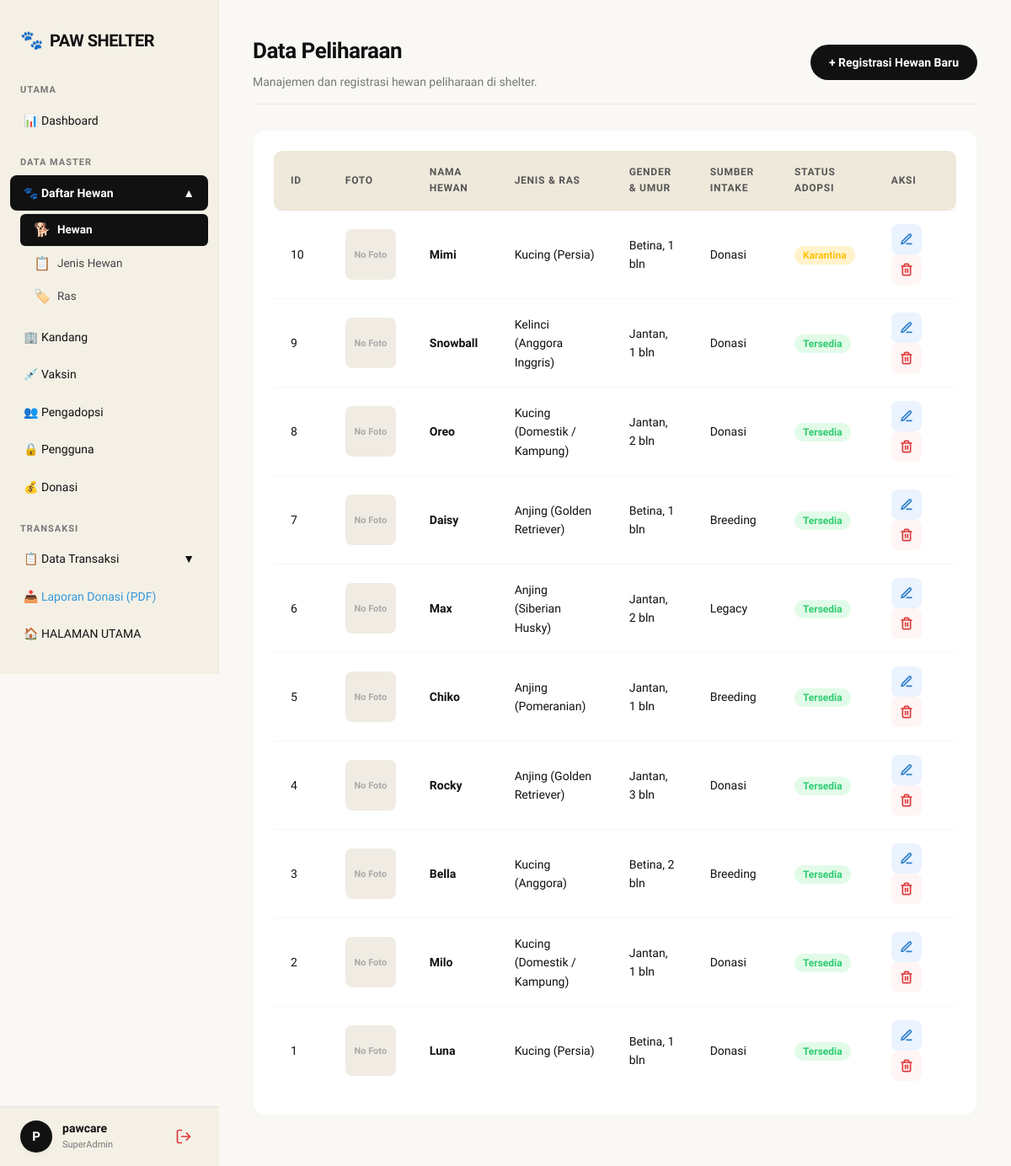
The page /index.php?page=hewan (signed in) on the database its author committed.
### tables this page shows
CREATE TABLE IF NOT EXISTS hewan (
    id_hewan INT AUTO_INCREMENT PRIMARY KEY,
    id_ras INT NOT NULL,
    id_jenis INT NOT NULL,
    nama_hewan VARCHAR(100) NOT NULL,
    estimasi_umur INT NOT NULL, 
    jenis_kelamin ENUM('Jantan','Betina') NOT NULL,
    tanggal_lahir DATE NULL, 
    status_adopsi ENUM('Karantina','Tersedia','Dalam Proses','Diadopsi','Meninggal') DEFAULT 'Tersedia',
    sumber_intake ENUM('Breeding','Donasi','Legacy') NOT NULL,
    nama_donatur VARCHAR(100) NULL,
    kontak_donatur VARCHAR(20) NULL,
    tanggal_intake DATE NOT NULL,
    keterangan_intake TEXT NULL,
    url_foto_hewan VARCHAR(255) NULL,
    deskripsi TEXT NULL,
    FOREIGN KEY (id_ras) REFERENCES ras(id_ras) ON DELETE CASCADE,
    FOREIGN KEY (id_jenis) REFERENCES jenis_hewan(id_jenis) ON DELETE CASCADE
);

CREATE TABLE IF NOT EXISTS jenis_hewan (
    id_jenis INT AUTO_INCREMENT PRIMARY KEY,
    nama_jenis VARCHAR(50) NOT NULL
);

CREATE TABLE IF NOT EXISTS ras (
    id_ras INT AUTO_INCREMENT PRIMARY KEY,
    id_jenis INT NOT NULL,
    nama_ras VARCHAR(100) NOT NULL,
    FOREIGN KEY (id_jenis) REFERENCES jenis_hewan(id_jenis) ON DELETE CASCADE
);

### app/controllers/HewanController.php (called while the page is built, shortened)
<?php
require_once __DIR__ . '/../models/HewanModel.php';
class HewanController {
    private $model;
    public function __construct() {
        $this->model = new HewanModel();
    }
    public function index() {
        $data = $this->model->getAll();
        include __DIR__ . '/../../views/Master_Data/hewan/index.php';
    }
}
?>

### app/models/HewanModel.php (called while the page is built, shortened)
<?php
require_once __DIR__ . '/../../config/connect.php';
class HewanModel {
    private $pdo;
    public function __construct() {
        global $pdo;
        $this->pdo = $pdo;
    }
    public function getAll() {
        $sql = "SELECT h.*, j.nama_jenis, r.nama_ras
                FROM hewan h
                JOIN jenis_hewan j ON h.id_jenis = j.id_jenis
                JOIN ras r ON h.id_ras = r.id_ras
                ORDER BY h.id_hewan DESC";
        return $this->pdo->query($sql)->fetchAll();
    }
}
?>

### views/Master_Data/hewan/index.php (the view, shortened to what this page needs)
<?php include __DIR__ . '/../../layouts/header.php'; ?>
<?php include __DIR__ . '/../../layouts/sidebar_admin.php'; ?>
<div class="main-wrapper">
    <header class="admin-header">
        <div>
            <h2>Data Peliharaan</h2>
            <p>Manajemen dan registrasi hewan peliharaan di shelter.</p>
        </div>
        <a href="index.php?page=hewan_create" class="btn btn-primary">+ Registrasi Hewan Baru</a>
    </header>
    <div class="card">
        <table class="crud-table">
            <thead>
                <tr>
                    <th width="8%">ID</th>
                    <th>Foto</th>
                    <th>Nama Hewan</th>
                    <th>Jenis & Ras</th>
                    <th>Gender & Umur</th>
                    <th>Sumber Intake</th>
                    <th>Status Adopsi</th>
                    <th width="12%">Aksi</th>
                </tr>
            </thead>
            <tbody>
                <?php foreach($data as $row): ?>
                <tr>
                    <td><?= htmlspecialchars($row['id_hewan']) ?></td>
                    <td>
                        <?php if(!empty($row['url_foto_hewan'])): ?>
                            <img src="assets/img/hewan/<?= htmlspecialchars($row['url_foto_hewan']) ?>" style="width:60px; height:60px; object-fit:cover; border-radius:8px;">
                        <?php else: ?>
                            <div style="width:60px; height:60px; background:#f0ece3; border-radius:8px; display:flex; align-items:center; justify-content:center; font-size:11px; color:#aaa; font-weight:600;">No Foto</div>
                        <?php endif; ?>
                    </td>
                    <td><strong><?= htmlspecialchars($row['nama_hewan']) ?></strong></td>
                    <td><?= htmlspecialchars($row['nama_jenis']) ?> (<?= htmlspecialchars($row['nama_ras']) ?>)</td>
                    <td><?= htmlspecialchars($row['jenis_kelamin']) ?>, <?= htmlspecialchars($row['estimasi_umur']) ?> bln</td>
                    <td><?= htmlspecialchars($row['sumber_intake']) ?></td>
                    <td>
                        <span style="padding:4px 10px; border-radius:12px; font-size:12px; font-weight:bold;
                            background-color: <?=
                                $row['status_adopsi'] == 'Tersedia' ? '#e2fbe8; color:#2ecc71;' :
                                ($row['status_adopsi'] == 'Karantina' ? '#fff3cd; color:#ffc107;' :
                                ($row['status_adopsi'] == 'Dalam Proses' ? '#e1f5fe; color:#3498db;' :
                                ($row['status_adopsi'] == 'Diadopsi' ? '#e8eaf6; color:#5c6bc0;' : '#fce4e4; color:#e74c3c;'))) ?>">
                            <?= $row['status_adopsi'] ?>
                        </span>
                    </td>
                    <td>
                        <a href="index.php?page=hewan_edit&id=<?= $row['id_hewan'] ?>" class="btn btn-sm btn-warning" title="Edit">
                            <svg xmlns="http://www.w3.org/2000/svg" width="16" height="16" viewBox="0 0 24 24" fill="none" stroke="currentColor" stroke-width="2.5" stroke-linecap="round" stroke-linejoin="round"><path d="M12 20h9"></path><path d="M16.5 3.5a2.121 2.121 0 0 1 3 3L7 19l-4 1 1-4L16.5 3.5z"></path></svg>
                        </a>
                        <a href="index.php?page=hewan_delete&id=<?= $row['id_hewan'] ?>" class="btn btn-sm btn-danger" onclick="return confirm('Hapus hewan beserta fotonya?');" title="Hapus">
                        </a>
                    </td>
                </tr>
                <?php endforeach; ?>
            </tbody>
        </table>
    </div>
</div>
<?php include __DIR__ . '/../../layouts/footer.php'; ?>

### index.php (shortened to what this page needs)
<?php
$page = isset($_GET['page']) ? $_GET['page'] : 'home';
switch ($page) {
    default:
        $action = 'index';
        $entity = $page;
        $valid_entities = [
            'hewan', 'jenis', 'ras', 'kandang', 'vaksin', 'pengguna', 'pengadopsi', 'donasi',
            'riwayat_kesehatan', 'penempatan_kandang', 'jadwal_kunjungan', 'transaksi_adopsi',
            'intake_hewan'
        ];
        if (in_array($entity, $valid_entities)) {
            $ctrlName = str_replace(' ', '', ucwords(str_replace('_', ' ', $entity))) . 'Controller';
            $ctrlFile = __DIR__ . '/app/controllers/' . $ctrlName . '.php';
            if (file_exists($ctrlFile)) {
                $controller = new $ctrlName();
                $id = isset($_GET['id']) ? intval($_GET['id']) : 0;
                if ($action === 'index') $controller->index();
                elseif ($action === 'create') $controller->create();
                elseif ($action === 'edit') $controller->edit($id);
                elseif ($action === 'delete') $controller->delete($id);
                elseif ($action === 'confirm') $controller->confirm($id);
                elseif ($action === 'reject') $controller->reject($id);
                elseif ($action === 'activate') $controller->activate($id);
                elseif ($action === 'intake') $controller->intake();
                break;
            }
        }
        break;
}
?>

### views/layouts/header.php (shortened to what this page needs)
<!DOCTYPE html>
<html lang="id">
<head>
    <link rel="stylesheet" href="assets/css/style.css?v=<?= time() ?>">
</head>
<body>

### views/layouts/sidebar_admin.php (shortened to what this page needs)
<aside class="sidebar">
    <div class="sidebar-title">
        <span class="paw-icon">🐾</span> PAW SHELTER
    </div>
    <div class="sidebar-section-title">Utama</div>
    <ul class="sidebar-links">
        <li>
            <a href="index.php?page=dashboard_superadmin" class="<?php if (!isset($_GET['page']) || $_GET['page'] == 'dashboard_superadmin') echo 'active'; ?>">
                📊 Dashboard
            </a>
        </li>
    </ul>
    <div class="sidebar-section-title">Data Master</div>
    <ul class="sidebar-links">
        <li>
            <div class="dropdown-toggle <?php if (isset($_GET['page']) && in_array($_GET['page'], ['hewan', 'jenis', 'ras'])) echo 'active'; ?>" onclick="toggleDropdown()">
                <span>🐾 Daftar Hewan</span>
                <span id="caret-icon"><?php echo (isset($_GET['page']) && in_array($_GET['page'], ['hewan', 'jenis', 'ras'])) ? '▲' : '▼'; ?></span>
            </div>
            <ul class="sidebar-dropdown <?php if (isset($_GET['page']) && in_array($_GET['page'], ['hewan', 'jenis', 'ras'])) echo 'show'; ?>" id="hewanDropdown">
                <li><a href="index.php?page=hewan" class="<?php if (isset($_GET['page']) && $_GET['page'] == 'hewan') echo 'active'; ?>"><span class="sub-dot">🐕</span> Hewan</a></li>
                <li><a href="index.php?page=jenis" class="<?php if (isset($_GET['page']) && $_GET['page'] == 'jenis') echo 'active'; ?>"><span class="sub-dot">📋</span> Jenis Hewan</a></li>
                <li><a href="index.php?page=ras" class="<?php if (isset($_GET['page']) && $_GET['page'] == 'ras') echo 'active'; ?>"><span class="sub-dot">🏷️</span> Ras</a></li>
            </ul>
        </li>
        <li>
            <a href="index.php?page=kandang" class="<?php if (isset($_GET['page']) && $_GET['page'] == 'kandang') echo 'active'; ?>">
                🏢 Kandang
            </a>
        </li>
        <li>
            <a href="index.php?page=vaksin" class="<?php if (isset($_GET['page']) && $_GET['page'] == 'vaksin') echo 'active'; ?>">
                💉 Vaksin
            </a>
        </li>
        <li>
            <a href="index.php?page=pengadopsi" class="<?php if (isset($_GET['page']) && $_GET['page'] == 'pengadopsi') echo 'active'; ?>">
                👥 Pengadopsi
            </a>
        </li>
        <li>
            <a href="index.php?page=pengguna" class="<?php if (isset($_GET['page']) && $_GET['page'] == 'pengguna') echo 'active'; ?>">
                🔒 Pengguna
            </a>
        </li>
        <li>
            <a href="index.php?page=donasi" class="<?php if (isset($_GET['page']) && $_GET['page'] == 'donasi') echo 'active'; ?>">
                💰 Donasi
            </a>
        </li>
    </ul>
    <div class="sidebar-section-title">Transaksi</div>
    <ul class="sidebar-links">
        <li>
            <div class="dropdown-toggle <?php if (isset($_GET['page']) && in_array($_GET['page'], ['riwayat_kesehatan', 'transaksi_adopsi'])) echo 'active'; ?>" onclick="toggleTransaksi()">
                <span>📋 Data Transaksi</span>
                <span id="trans-icon"><?php echo (isset($_GET['page']) && in_array($_GET['page'], ['riwayat_kesehatan', 'transaksi_adopsi'])) ? '▲' : '▼'; ?></span>
            </div>
        </li>
        <li>
            <a href="index.php?page=report_donasi" target="_blank" style="color: #3498db;">
                📥 Laporan Donasi (PDF)
            </a>
        </li>
    </ul>
    <ul class="sidebar-links">
        <li>
            <a href="index.php?page=landing" class="<?php if (isset($_GET['page']) && $_GET['page'] == 'landing') echo 'active'; ?>">
                🏠 HALAMAN UTAMA
            </a>
        </li>
    </ul>
    <div class="sidebar-user">
        <div class="user-info">
            <div class="avatar-sm">
                <?php
                $userLetter = isset($_SESSION['username']) ? strtoupper(substr($_SESSION['username'], 0, 1)) : 'S';
                echo htmlspecialchars($userLetter);
                ?>
            </div>
            <div>
                <div class="user-name"><?= htmlspecialchars($_SESSION['username'] ?? 'superadmin') ?></div>
                <div class="user-role"><?= htmlspecialchars($_SESSION['role'] ?? 'Superadmin') ?></div>
            </div>
        </div>
        <a href="index.php?page=logout" class="logout-icon" title="Logout" onclick="return confirm('Apakah Anda yakin ingin keluar?');">
        </a>
    </div>
</aside>

### views/layouts/footer.php (shortened to what this page needs)
</body>
</html>

### rows shown on the page
hewan: id_hewan "10", shows "No Foto", nama_hewan "Mimi", id_jenis.nama_jenis "Kucing", id_ras.nama_ras "Persia", jenis_kelamin "Betina", estimasi_umur "1", sumber_intake "Donasi", status_adopsi "Karantina"
hewan: id_hewan "9", shows "No Foto", nama_hewan "Snowball", id_jenis.nama_jenis "Kelinci", id_ras.nama_ras "Anggora Inggris", jenis_kelamin "Jantan", estimasi_umur "1", sumber_intake "Donasi", status_adopsi "Tersedia"
hewan: id_hewan "8", shows "No Foto", nama_hewan "Oreo", id_jenis.nama_jenis "Kucing", id_ras.nama_ras "Domestik / Kampung", jenis_kelamin "Jantan", estimasi_umur "2", sumber_intake "Donasi", status_adopsi "Tersedia"
hewan: id_hewan "7", shows "No Foto", nama_hewan "Daisy", id_jenis.nama_jenis "Anjing", id_ras.nama_ras "Golden Retriever", jenis_kelamin "Betina", estimasi_umur "1", sumber_intake "Breeding", status_adopsi "Tersedia"
hewan: id_hewan "6", shows "No Foto", nama_hewan "Max", id_jenis.nama_jenis "Anjing", id_ras.nama_ras "Siberian Husky", jenis_kelamin "Jantan", estimasi_umur "2", sumber_intake "Legacy", status_adopsi "Tersedia"
hewan: id_hewan "5", shows "No Foto", nama_hewan "Chiko", id_jenis.nama_jenis "Anjing", id_ras.nama_ras "Pomeranian", jenis_kelamin "Jantan", estimasi_umur "1", sumber_intake "Breeding", status_adopsi "Tersedia"
hewan: id_hewan "4", shows "No Foto", nama_hewan "Rocky", id_jenis.nama_jenis "Anjing", id_ras.nama_ras "Golden Retriever", jenis_kelamin "Jantan", estimasi_umur "3", sumber_intake "Donasi", status_adopsi "Tersedia"
hewan: id_hewan "3", shows "No Foto", nama_hewan "Bella", id_jenis.nama_jenis "Kucing", id_ras.nama_ras "Anggora", jenis_kelamin "Betina", estimasi_umur "2", sumber_intake "Breeding", status_adopsi "Tersedia"
hewan: id_hewan "2", shows "No Foto", nama_hewan "Milo", id_jenis.nama_jenis "Kucing", id_ras.nama_ras "Domestik / Kampung", jenis_kelamin "Jantan", estimasi_umur "1", sumber_intake "Donasi", status_adopsi "Tersedia"
hewan: id_hewan "1", shows "No Foto", nama_hewan "Luna", id_jenis.nama_jenis "Kucing", id_ras.nama_ras "Persia", jenis_kelamin "Betina", estimasi_umur "1", sumber_intake "Donasi", status_adopsi "Tersedia"

### other values the page prints
$userLetter "P"
$_SESSION['username'] "pawcare"
$_SESSION['role'] "SuperAdmin"
